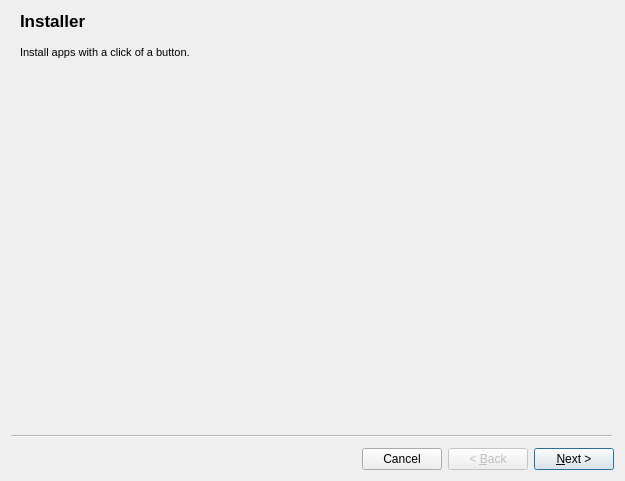
<?xml version="1.0" encoding="UTF-8"?>
<ui version="4.0">
 <class>Wizard</class>
 <widget class="QWizard" name="Wizard">
  <property name="geometry">
   <rect>
    <x>0</x>
    <y>0</y>
    <width>625</width>
    <height>481</height>
   </rect>
  </property>
  <property name="windowTitle">
   <string>Post-Installer</string>
  </property>
  <property name="windowIcon">
   <iconset resource="installer.qrc">
    <normaloff>:/App/icons/app.png</normaloff>:/App/icons/app.png</iconset>
  </property>
  <property name="sizeGripEnabled">
   <bool>false</bool>
  </property>
  <property name="options">
   <set>QWizard::CancelButtonOnLeft</set>
  </property>
  <widget class="QWizardPage" name="introPage">
   <property name="title">
    <string>Installer</string>
   </property>
   <layout class="QVBoxLayout" name="verticalLayout">
    <item>
     <widget class="QLabel" name="label">
      <property name="text">
       <string>&lt;!DOCTYPE HTML PUBLIC &quot;-//W3C//DTD HTML 4.0//EN&quot; &quot;http://www.w3.org/TR/REC-html40/strict.dtd&quot;&gt;
&lt;html&gt;&lt;head&gt;&lt;meta name=&quot;qrichtext&quot; content=&quot;1&quot; /&gt;&lt;style type=&quot;text/css&quot;&gt;
p, li { white-space: pre-wrap; }
&lt;/style&gt;&lt;/head&gt;&lt;body style=&quot; font-family:'MS Shell Dlg 2'; font-size:8.25pt; font-weight:400; font-style:normal;&quot;&gt;
&lt;p style=&quot; margin-top:0px; margin-bottom:0px; margin-left:0px; margin-right:0px; -qt-block-indent:0; text-indent:0px;&quot;&gt;&lt;span style=&quot; font-size:8pt;&quot;&gt;Install apps with a click of a button.&lt;/span&gt;&lt;/p&gt;&lt;/body&gt;&lt;/html&gt;</string>
      </property>
      <property name="wordWrap">
       <bool>true</bool>
      </property>
     </widget>
    </item>
   </layout>
  </widget>
  <widget class="QWizardPage" name="selectionPage">
   <property name="autoFillBackground">
    <bool>false</bool>
   </property>
   <property name="title">
    <string>Item Selection</string>
   </property>
   <property name="subTitle">
    <string>Please select the items you wish to be installed.</string>
   </property>
   <attribute name="pageId">
    <string notr="true">selection</string>
   </attribute>
   <layout class="QVBoxLayout" name="_2">
    <item>
     <widget class="QGroupBox" name="groupBox_3">
      <property name="title">
       <string>Installation options</string>
      </property>
      <layout class="QHBoxLayout" name="horizontalLayout_2">
       <item>
        <widget class="MixedTreeView" name="installerTreeView">
         <property name="palette">
          <palette>
           <active>
            <colorrole role="Base">
             <brush brushstyle="SolidPattern">
              <color alpha="255">
               <red>255</red>
               <green>255</green>
               <blue>255</blue>
              </color>
             </brush>
            </colorrole>
           </active>
           <inactive>
            <colorrole role="Base">
             <brush brushstyle="SolidPattern">
              <color alpha="255">
               <red>255</red>
               <green>255</green>
               <blue>255</blue>
              </color>
             </brush>
            </colorrole>
           </inactive>
           <disabled>
            <colorrole role="Base">
             <brush brushstyle="SolidPattern">
              <color alpha="255">
               <red>236</red>
               <green>233</green>
               <blue>216</blue>
              </color>
             </brush>
            </colorrole>
           </disabled>
          </palette>
         </property>
         <property name="mouseTracking">
          <bool>true</bool>
         </property>
         <property name="toolTip">
          <string>List of items that can be installed.</string>
         </property>
         <property name="editTriggers">
          <set>QAbstractItemView::CurrentChanged|QAbstractItemView::DoubleClicked|QAbstractItemView::EditKeyPressed|QAbstractItemView::SelectedClicked</set>
         </property>
         <property name="alternatingRowColors">
          <bool>true</bool>
         </property>
         <property name="selectionBehavior">
          <enum>QAbstractItemView::SelectItems</enum>
         </property>
         <property name="verticalScrollMode">
          <enum>QAbstractItemView::ScrollPerPixel</enum>
         </property>
         <property name="uniformRowHeights">
          <bool>true</bool>
         </property>
         <property name="animated">
          <bool>true</bool>
         </property>
         <attribute name="headerDefaultSectionSize">
          <number>200</number>
         </attribute>
        </widget>
       </item>
       <item>
        <widget class="QTextEdit" name="helpPanel">
         <property name="sizePolicy">
          <sizepolicy hsizetype="Fixed" vsizetype="Expanding">
           <horstretch>0</horstretch>
           <verstretch>0</verstretch>
          </sizepolicy>
         </property>
         <property name="minimumSize">
          <size>
           <width>200</width>
           <height>0</height>
          </size>
         </property>
         <property name="maximumSize">
          <size>
           <width>200</width>
           <height>16777215</height>
          </size>
         </property>
         <property name="palette">
          <palette>
           <active>
            <colorrole role="Base">
             <brush brushstyle="SolidPattern">
              <color alpha="255">
               <red>255</red>
               <green>255</green>
               <blue>255</blue>
              </color>
             </brush>
            </colorrole>
           </active>
           <inactive>
            <colorrole role="Base">
             <brush brushstyle="SolidPattern">
              <color alpha="255">
               <red>255</red>
               <green>255</green>
               <blue>255</blue>
              </color>
             </brush>
            </colorrole>
           </inactive>
           <disabled>
            <colorrole role="Base">
             <brush brushstyle="SolidPattern">
              <color alpha="255">
               <red>236</red>
               <green>233</green>
               <blue>216</blue>
              </color>
             </brush>
            </colorrole>
           </disabled>
          </palette>
         </property>
         <property name="frameShape">
          <enum>QFrame::StyledPanel</enum>
         </property>
         <property name="frameShadow">
          <enum>QFrame::Sunken</enum>
         </property>
         <property name="readOnly">
          <bool>true</bool>
         </property>
        </widget>
       </item>
      </layout>
     </widget>
    </item>
    <item>
     <layout class="QHBoxLayout" name="horizontalLayout">
      <item>
       <widget class="QPushButton" name="btnSavePreset">
        <property name="text">
         <string>Save Preset</string>
        </property>
       </widget>
      </item>
      <item>
       <widget class="QLabel" name="categoryLabel">
        <property name="sizePolicy">
         <sizepolicy hsizetype="Maximum" vsizetype="Preferred">
          <horstretch>0</horstretch>
          <verstretch>0</verstretch>
         </sizepolicy>
        </property>
        <property name="text">
         <string>Preset:</string>
        </property>
        <property name="textFormat">
         <enum>Qt::PlainText</enum>
        </property>
        <property name="buddy">
         <cstring>cmbPresets</cstring>
        </property>
       </widget>
      </item>
      <item>
       <widget class="QComboBox" name="cmbPresets">
        <property name="enabled">
         <bool>true</bool>
        </property>
        <property name="sizePolicy">
         <sizepolicy hsizetype="Fixed" vsizetype="Fixed">
          <horstretch>0</horstretch>
          <verstretch>0</verstretch>
         </sizepolicy>
        </property>
        <property name="minimumSize">
         <size>
          <width>200</width>
          <height>0</height>
         </size>
        </property>
        <property name="palette">
         <palette>
          <active>
           <colorrole role="Base">
            <brush brushstyle="SolidPattern">
             <color alpha="255">
              <red>255</red>
              <green>255</green>
              <blue>255</blue>
             </color>
            </brush>
           </colorrole>
          </active>
          <inactive>
           <colorrole role="Base">
            <brush brushstyle="SolidPattern">
             <color alpha="255">
              <red>255</red>
              <green>255</green>
              <blue>255</blue>
             </color>
            </brush>
           </colorrole>
          </inactive>
          <disabled>
           <colorrole role="Base">
            <brush brushstyle="SolidPattern">
             <color alpha="255">
              <red>236</red>
              <green>233</green>
              <blue>216</blue>
             </color>
            </brush>
           </colorrole>
          </disabled>
         </palette>
        </property>
        <property name="mouseTracking">
         <bool>true</bool>
        </property>
        <property name="toolTip">
         <string>Preset installation schemes</string>
        </property>
        <property name="insertPolicy">
         <enum>QComboBox::InsertAlphabetically</enum>
        </property>
       </widget>
      </item>
      <item>
       <widget class="QPushButton" name="btnLoadPreset">
        <property name="text">
         <string>Load Preset</string>
        </property>
       </widget>
      </item>
     </layout>
    </item>
   </layout>
  </widget>
  <widget class="QWizardPage" name="progressPage">
   <property name="title">
    <string>Installing...</string>
   </property>
   <property name="subTitle">
    <string>Please wait while your selections are installed</string>
   </property>
   <layout class="QVBoxLayout" name="verticalLayout_5">
    <item>
     <widget class="QGroupBox" name="groupBox_2">
      <property name="title">
       <string>Progress detail</string>
      </property>
      <layout class="QVBoxLayout" name="verticalLayout_3">
       <item>
        <widget class="QTextEdit" name="txtProgress">
         <property name="palette">
          <palette>
           <active>
            <colorrole role="Base">
             <brush brushstyle="SolidPattern">
              <color alpha="255">
               <red>255</red>
               <green>255</green>
               <blue>255</blue>
              </color>
             </brush>
            </colorrole>
           </active>
           <inactive>
            <colorrole role="Base">
             <brush brushstyle="SolidPattern">
              <color alpha="255">
               <red>255</red>
               <green>255</green>
               <blue>255</blue>
              </color>
             </brush>
            </colorrole>
           </inactive>
           <disabled>
            <colorrole role="Base">
             <brush brushstyle="SolidPattern">
              <color alpha="255">
               <red>236</red>
               <green>233</green>
               <blue>216</blue>
              </color>
             </brush>
            </colorrole>
           </disabled>
          </palette>
         </property>
         <property name="readOnly">
          <bool>true</bool>
         </property>
        </widget>
       </item>
       <item>
        <layout class="QHBoxLayout" name="horizontalLayout_3">
         <item>
          <widget class="QLabel" name="label_2">
           <property name="minimumSize">
            <size>
             <width>70</width>
             <height>0</height>
            </size>
           </property>
           <property name="text">
            <string>Current item:</string>
           </property>
          </widget>
         </item>
         <item>
          <widget class="QProgressBar" name="currentProgress">
           <property name="sizePolicy">
            <sizepolicy hsizetype="Expanding" vsizetype="Fixed">
             <horstretch>0</horstretch>
             <verstretch>0</verstretch>
            </sizepolicy>
           </property>
           <property name="minimumSize">
            <size>
             <width>200</width>
             <height>0</height>
            </size>
           </property>
           <property name="value">
            <number>0</number>
           </property>
           <property name="alignment">
            <set>Qt::AlignRight|Qt::AlignTrailing|Qt::AlignVCenter</set>
           </property>
           <property name="textVisible">
            <bool>true</bool>
           </property>
          </widget>
         </item>
        </layout>
       </item>
       <item>
        <layout class="QHBoxLayout" name="horizontalLayout_4">
         <item>
          <widget class="QLabel" name="label_3">
           <property name="minimumSize">
            <size>
             <width>70</width>
             <height>0</height>
            </size>
           </property>
           <property name="text">
            <string>All items:</string>
           </property>
          </widget>
         </item>
         <item>
          <widget class="QProgressBar" name="allProgress">
           <property name="sizePolicy">
            <sizepolicy hsizetype="Expanding" vsizetype="Minimum">
             <horstretch>0</horstretch>
             <verstretch>0</verstretch>
            </sizepolicy>
           </property>
           <property name="minimumSize">
            <size>
             <width>200</width>
             <height>0</height>
            </size>
           </property>
           <property name="maximumSize">
            <size>
             <width>16777215</width>
             <height>16777215</height>
            </size>
           </property>
           <property name="value">
            <number>0</number>
           </property>
           <property name="alignment">
            <set>Qt::AlignRight|Qt::AlignTrailing|Qt::AlignVCenter</set>
           </property>
          </widget>
         </item>
        </layout>
       </item>
      </layout>
     </widget>
    </item>
   </layout>
  </widget>
  <widget class="QWizardPage" name="wizardPage">
   <property name="title">
    <string>Congratulations!</string>
   </property>
   <property name="subTitle">
    <string>Installation complete.</string>
   </property>
   <layout class="QVBoxLayout" name="verticalLayout_2">
    <item>
     <widget class="QLabel" name="label_4">
      <property name="sizePolicy">
       <sizepolicy hsizetype="Preferred" vsizetype="Preferred">
        <horstretch>0</horstretch>
        <verstretch>0</verstretch>
       </sizepolicy>
      </property>
      <property name="text">
       <string>&lt;!DOCTYPE HTML PUBLIC &quot;-//W3C//DTD HTML 4.0//EN&quot; &quot;http://www.w3.org/TR/REC-html40/strict.dtd&quot;&gt;
&lt;html&gt;&lt;head&gt;&lt;meta name=&quot;qrichtext&quot; content=&quot;1&quot; /&gt;&lt;style type=&quot;text/css&quot;&gt;
p, li { white-space: pre-wrap; }
&lt;/style&gt;&lt;/head&gt;&lt;body style=&quot; font-family:'MS Shell Dlg 2'; font-size:8.25pt; font-weight:400; font-style:normal;&quot;&gt;
&lt;p style=&quot; margin-top:0px; margin-bottom:0px; margin-left:0px; margin-right:0px; -qt-block-indent:0; text-indent:0px;&quot;&gt;&lt;span style=&quot; font-size:8pt;&quot;&gt;The installation has completed.&lt;/span&gt;&lt;/p&gt;
&lt;p style=&quot; margin-top:0px; margin-bottom:0px; margin-left:0px; margin-right:0px; -qt-block-indent:0; text-indent:0px;&quot;&gt;&lt;span style=&quot; font-size:8pt;&quot;&gt;If you wish to restart your computer, please select the checkbox below.&lt;/span&gt;&lt;/p&gt;
&lt;p style=&quot; margin-top:0px; margin-bottom:0px; margin-left:0px; margin-right:0px; -qt-block-indent:0; text-indent:0px;&quot;&gt;&lt;span style=&quot; font-size:8pt;&quot;&gt;After you are done, click Finish below to exit this installer.&lt;/span&gt;&lt;/p&gt;&lt;/body&gt;&lt;/html&gt;</string>
      </property>
      <property name="alignment">
       <set>Qt::AlignCenter</set>
      </property>
     </widget>
    </item>
    <item>
     <spacer name="verticalSpacer">
      <property name="orientation">
       <enum>Qt::Vertical</enum>
      </property>
      <property name="sizeHint" stdset="0">
       <size>
        <width>20</width>
        <height>40</height>
       </size>
      </property>
     </spacer>
    </item>
    <item>
     <widget class="QCheckBox" name="chkRestart">
      <property name="sizePolicy">
       <sizepolicy hsizetype="Preferred" vsizetype="Preferred">
        <horstretch>0</horstretch>
        <verstretch>0</verstretch>
       </sizepolicy>
      </property>
      <property name="text">
       <string>Restart the computer when I click Finish</string>
      </property>
      <property name="checkable">
       <bool>true</bool>
      </property>
      <property name="checked">
       <bool>true</bool>
      </property>
     </widget>
    </item>
   </layout>
  </widget>
 </widget>
 <customwidgets>
  <customwidget>
   <class>MixedTreeView</class>
   <extends>QTreeView</extends>
   <header location="global">mixedtreeview</header>
  </customwidget>
 </customwidgets>
 <resources>
  <include location="installer.qrc"/>
 </resources>
 <connections/>
</ui>
